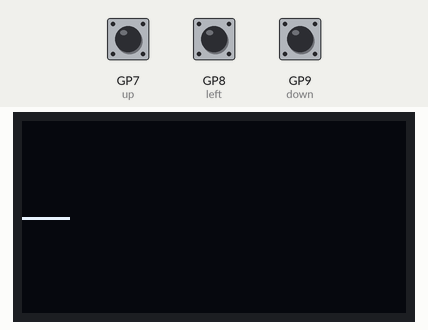
A program run on a simulated Raspberry Pi Pico running MicroPython. On the bench: 128×64 one-colour display. Inputs (shaded band) come from the test bench; at power-on: GP8 (left) HIGH, GP7 (up) HIGH, GP9 (down) HIGH.

Above: at 1.2 s.
1.3 s: GP8 (left) pulled LOW for 3.2 s
At 2.3 s:
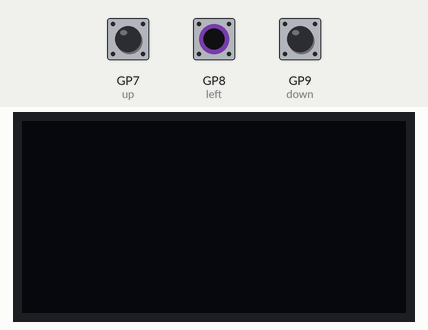
6.1 s: GP7 (up) pulled LOW for 0.15 s
At 6.92 s:
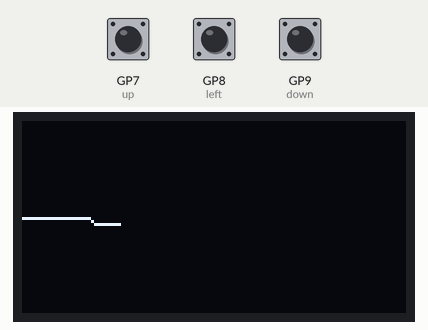
7.7 s: GP9 (down) pulled LOW for 0.15 s
At 7.95 s:
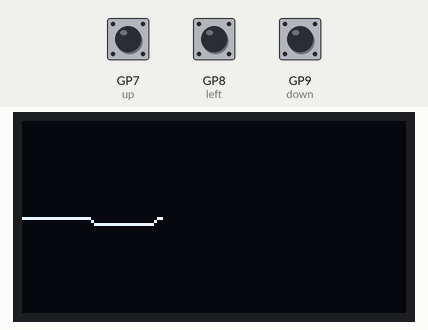
9.3 s: GP7 (up) pulled LOW for 1 s
At 9.42 s:
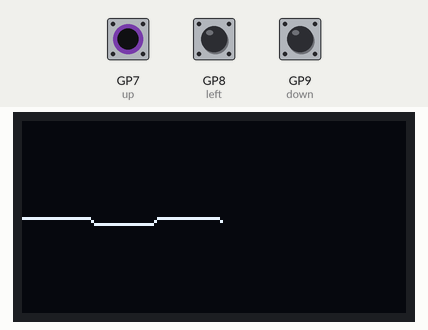
11.8 s: GP8 (left) pulled LOW for 0.15 s
At 14.32 s:
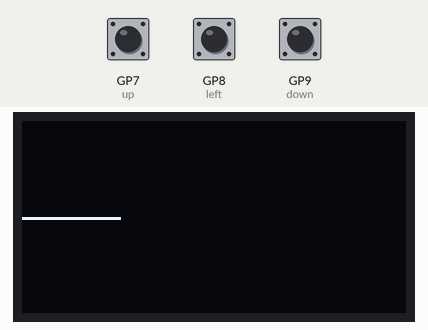
14.9 s: GP9 (down) pulled LOW for 1 s
At 15.35 s:
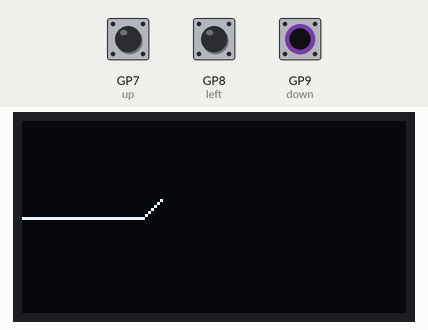

The program:

1-3_version2.py
```python
import time
from machine import Pin, I2C
from ssd1306 import SSD1306_I2C

down = Pin(9, Pin.IN, Pin.PULL_UP)    # SW0
left = Pin(8, Pin.IN, Pin.PULL_UP)    # SW1
up = Pin(7, Pin.IN, Pin.PULL_UP)      # SW2

i2c = I2C(1, scl=Pin(15), sda=Pin(14), freq=400000)
oled_width = 128
oled_height = 64
oled = SSD1306_I2C(oled_width, oled_height, i2c)


# Setting dimensions. 56px is middle
y = oled_height // 2
x = 0

# Function to clear the OLED screen
def byebye():
    oled.fill(0)
    oled.show()


# get set ready!
byebye()
while True:
    oled.pixel(x, y, 1)				# Draws the line starting from left side of screen and line is in the middle
    oled.show()

    x += 1
    if x >= oled_width:
        x = 0						# Wrap around when reaching the right edge

    if down.value() == 0:
        y -= 1						# Move line up
        if y < 0:
            y = oled_height - 1		# Wrap around when reaching the top
    elif up.value() == 0:
        y += 1						# Move line down
        if y >= oled_height:
            y = 0					# Wrap around when reaching the bottom
    elif left.value() == 0:
        byebye()					# Clear screen and start drawing from left middle
        y = oled_height // 2
        x = 0

    time.sleep(0.05)				# Adjust delay as needed for desired drawing speed
```
